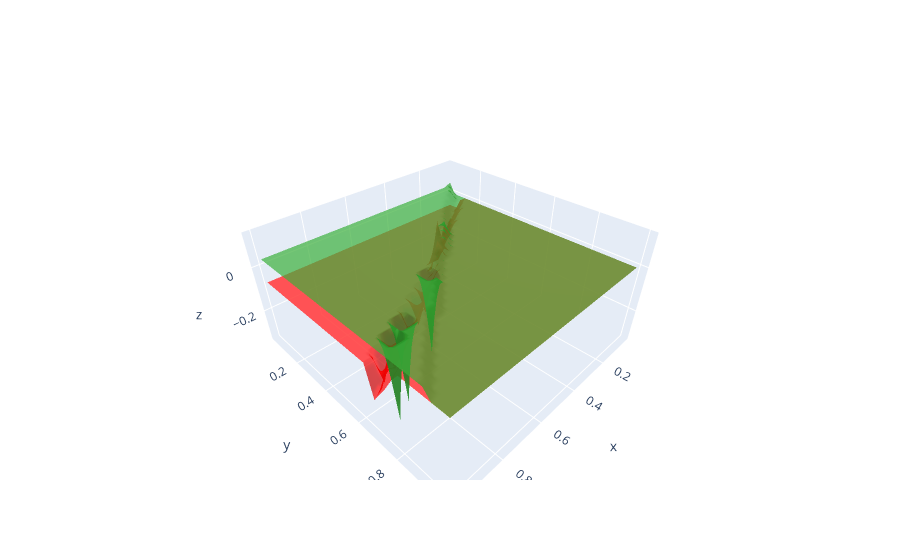

Notebook code cell kept with this figure:
### Code cell
import plotly.graph_objects as go

colors1 = np.zeros(shape=toplot.shape)    
colors2 = np.ones(shape=toplot2.shape)    

cmap = plt.get_cmap("tab10")
colorscale = [[0, 'rgb' + str(cmap(1)[0:3])], 
              [1, 'rgb' + str(cmap(2)[0:3])]]

fig = go.Figure()

fig.add_trace(go.Surface(
    contours = {},
    x = ECDF(rs_c_arr)(rs_c_arr),
    y = ECDF(rf_c_arr)(rf_c_arr),
    z = toplot.values, 
    surfacecolor =colors1,
    colorscale=colorscale,
    cmin=0, cmax=1, opacity=.7))

fig.add_trace(go.Surface(
    contours = {},
    x = ECDF(rs_c_arr)(rs_c_arr),
    y = ECDF(rf_c_arr)(rf_c_arr),
    z = toplot2.values, 
    surfacecolor =colors2,
    colorscale=colorscale,
    cmin=0, cmax=1, opacity=.7))


fig.update_traces(showscale=False)
fig.show()

### Figure 1 — Plotly figure (JSON) as saved in the notebook; plotly's stock layout.template omitted (floating-point values rounded to 4 significant figures; data arrays with more than 128 entries replaced by an {"elided": "..."} marker saying what was removed)
{"data": [{"cmax": 1, "cmin": 0, "colorscale": [[0, "rgb(1.0, 0.4980392156862745, 0.054901960784313725)"], [1, "rgb(0.17254901960784313, 0.6274509803921569, 0.17254901960784313)"]], "opacity": 0.7, "showscale": false, "surfacecolor": {"elided": "30x30 int values"}, "type": "surface", "x": [0.03333, 0.06667, 0.1, 0.1333, 0.1667, 0.2, 0.2333, 0.2667, 0.3, 0.3333, 0.3667, 0.4, 0.4333, 0.4667, 0.5, 0.5333, 0.5667, 0.6, 0.6333, 0.6667, 0.7, 0.7333, 0.7667, 0.8, 0.8333, 0.8667, 0.9, 0.9333, 0.9667, 1], "y": [0.03333, 0.06667, 0.1, 0.1333, 0.1667, 0.2, 0.2333, 0.2667, 0.3, 0.3333, 0.3667, 0.4, 0.4333, 0.4667, 0.5, 0.5333, 0.5667, 0.6, 0.6333, 0.6667, 0.7, 0.7333, 0.7667, 0.8, 0.8333, 0.8667, 0.9, 0.9333, 0.9667, 1], "z": {"elided": "30x30 float values"}}, {"cmax": 1, "cmin": 0, "colorscale": [[0, "rgb(1.0, 0.4980392156862745, 0.054901960784313725)"], [1, "rgb(0.17254901960784313, 0.6274509803921569, 0.17254901960784313)"]], "opacity": 0.7, "showscale": false, "surfacecolor": {"elided": "30x30 int values"}, "type": "surface", "x": [0.03333, 0.06667, 0.1, 0.1333, 0.1667, 0.2, 0.2333, 0.2667, 0.3, 0.3333, 0.3667, 0.4, 0.4333, 0.4667, 0.5, 0.5333, 0.5667, 0.6, 0.6333, 0.6667, 0.7, 0.7333, 0.7667, 0.8, 0.8333, 0.8667, 0.9, 0.9333, 0.9667, 1], "y": [0.03333, 0.06667, 0.1, 0.1333, 0.1667, 0.2, 0.2333, 0.2667, 0.3, 0.3333, 0.3667, 0.4, 0.4333, 0.4667, 0.5, 0.5333, 0.5667, 0.6, 0.6333, 0.6667, 0.7, 0.7333, 0.7667, 0.8, 0.8333, 0.8667, 0.9, 0.9333, 0.9667, 1], "z": {"elided": "30x30 float values"}}], "layout": {}}
